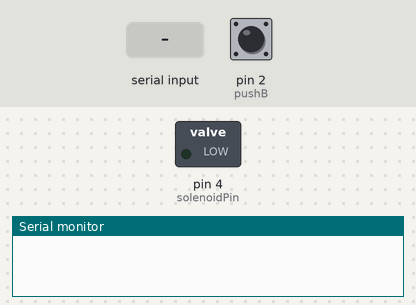
A sketch run on a simulated Arduino Uno, built with avr-gcc and run on an emulated ATmega328P. Parts: switched loads named in the sketch (green lamp = pin HIGH), the last lines printed to the serial monitor. The test bench sets the inputs (shaded band); at power-on: pin 2 (pushB) HIGH.

Above: at 1.2 s.
1.3 s: "90,45\n" received over Serial
At 2.7 s:
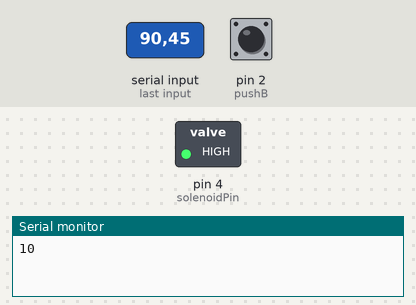
Timing chart, 0 to 11.8 s (numbered marks = the images above; inputs shaded):
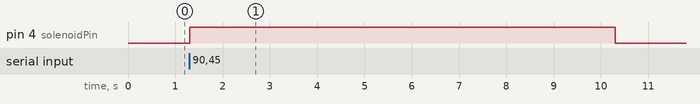

Measured:
- after the input at 1.3 s, pin 4 (solenoidPin): LOW → HIGH at once, → LOW 9.0 s later

The sketch:

sketch_sep23a.ino
```cpp
#define pushB 2
#define echoPin 2 // attach pin D2 Arduino to pin Echo of HC-SR04
#define trigPin 3 //attach pin D3 Arduino to pin Trig of HC-SR04
long duration;
int distance;

const int trigpin=9;
const int echopin=10;
int solinoid=13;
int solenoidPin = 4;


int x=40,y;
void setup() {
 Serial.begin(9600);
 Serial.setTimeout(1);
  pinMode(pushB,INPUT);
  pinMode(trigpin,OUTPUT);
  pinMode(echopin,INPUT);
  pinMode(solenoidPin, OUTPUT);
}
void loop() {
 while (!Serial.available());
 x = Serial.readString().toInt();
 y = Serial.readString().toInt();
 digitalWrite(13,HIGH);
 Serial.print(x + 1, y+1);

 digitalWrite(pushB,HIGH);
  if(digitalRead(pushB)==LOW){
    Serial.println("Pressed");
    delay(300);

  digitalWrite(trigpin,HIGH);
  delayMicroseconds(1000);
  digitalWrite(trigpin,LOW);
  duration = pulseIn(echoPin,HIGH);
  distance = (duration/2)/29.1;
  Serial.print(distance);
  Serial.println("CM");
  delay(10);
  if((distance<=10))
  {
    digitalWrite(solinoid, HIGH);

  }
  else if(distance>10)
  {
    digitalWrite(solinoid, LOW);
  }
  }

  digitalWrite(solenoidPin, HIGH); //Switch Solenoid ON
  delay((x%10)*1000); //Wait 1 Second
  digitalWrite(solenoidPin, LOW); //Switch Solenoid OFF

  }
```
